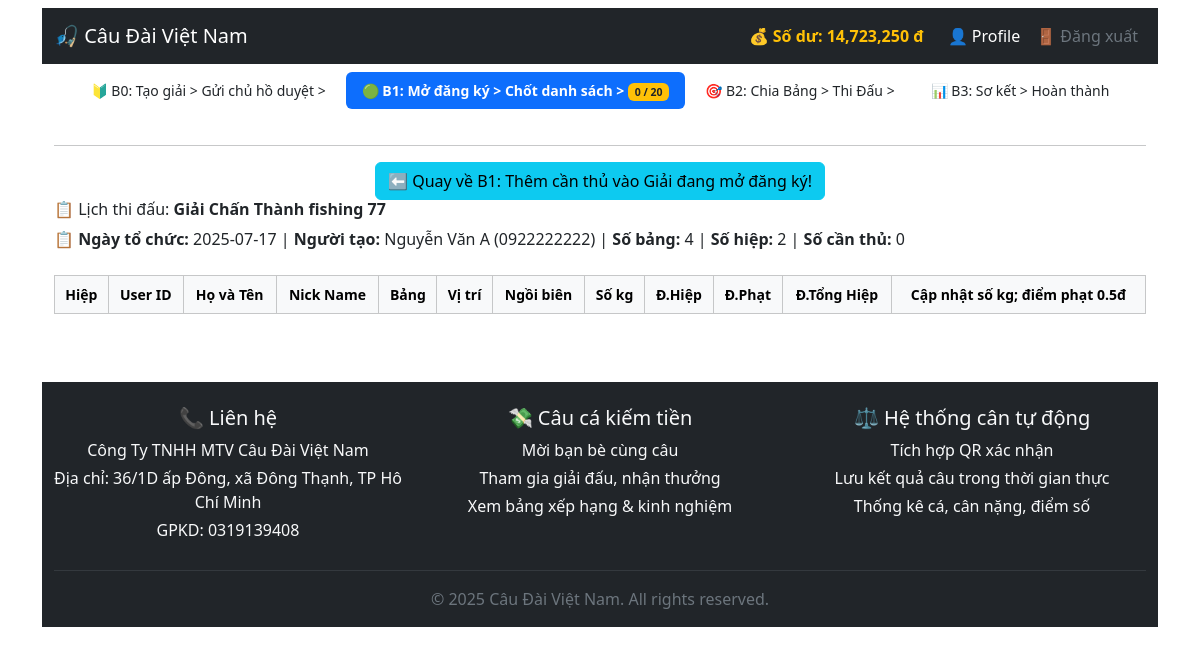
Screenshot of /cauca/canthu/mygiai/my_giai_detail_step_2.php?id=9 (signed in) with the database file from the repository.
### tables this page shows
CREATE TABLE `users` (
  `id` int NOT NULL,
  `user_code` varchar(40) DEFAULT NULL,
  `phone` varchar(12) DEFAULT NULL,
  `password` varchar(255) NOT NULL,
  `nickname` varchar(30) DEFAULT 'Nick name...',
  `email` varchar(100) DEFAULT 'Email...',
  `vai_tro` enum('admin','moderator','canthu','chuho','guest') NOT NULL DEFAULT 'canthu',
  `full_name` varchar(100) DEFAULT 'Họ và Tên...',
  `bank_account` varchar(50) DEFAULT 'Số tài khoản...',
  `bank_info` enum('970436-Vietcombank','970415-VietinBank','970418-BIDV','970405-Agribank','970407-Techcombank','970422-MBbank','970423-TPBank','970403-Sacombank','970432-VPBank','970416-ACB') DEFAULT NULL,
  `qr_image_path` varchar(255) DEFAULT NULL,
  `CCCD_number` varchar(20) DEFAULT 'Số CCCD...',
  `balance` decimal(12,2) DEFAULT '100000.00',
  `balance_ref` decimal(12,2) DEFAULT '50000.00',
  `ref_code` varchar(20) DEFAULT '0935192079',
  `user_exp` int DEFAULT '10',
  `cnt_ho` int NOT NULL DEFAULT '0',
  `cnt_xa` int NOT NULL DEFAULT '0',
  `cnt_giai` int NOT NULL DEFAULT '0',
  `cnt_game` int NOT NULL DEFAULT '0',
  `user_lever` int DEFAULT '1',
  `user_note` varchar(200) DEFAULT 'Ghi chú user...',
  `review_status` enum('yes','no') DEFAULT 'yes',
  `created_at` datetime DEFAULT CURRENT_TIMESTAMP,
  `status` enum('Chưa xác minh','Đã xác minh','Tạm dừng','banned') NOT NULL DEFAULT 'Chưa xác minh'
);

CREATE TABLE `giai_list` (
  `id` int NOT NULL,
  `giai_code` varchar(40) DEFAULT NULL,
  `ho_cau_id` int NOT NULL,
  `chuho_id` int DEFAULT NULL,
  `creator_id` int NOT NULL,
  `hinh_thuc_id` int NOT NULL,
  `ten_giai` varchar(255) NOT NULL,
  `so_luong_can_thu` int NOT NULL,
  `so_bang` int DEFAULT '0',
  `so_hiep` int DEFAULT '1',
  `thoi_luong_phut_hiep` int DEFAULT '60',
  `ngay_to_chuc` date NOT NULL,
  `gio_bat_dau` time NOT NULL,
  `thoi_gian_dong_dang_ky` datetime NOT NULL,
  `tien_cuoc` int DEFAULT '0',
  `phi_giai` int DEFAULT '0',
  `phi_ho` int DEFAULT '0',
  `luat_choi` text,
  `status` enum('dang_cho_xac_nhan','dang_mo_dang_ky','chot_xong_danh_sach','dang_dau_hiep_1','dang_dau_hiep_2','dang_dau_hiep_3','dang_dau_hiep_4','so_ket_giai','hoan_tat_giai','huy_giai','chuyen_chu_ho_duyet','dang_dau_hiep_5','dang_dau_hiep_6','') DEFAULT 'dang_cho_xac_nhan',
  `created_at` timestamp NULL DEFAULT CURRENT_TIMESTAMP,
  `min_user_exp` int DEFAULT '0',
  `min_user_level` int DEFAULT '0',
  `quy_tac_xoay_tu_chon` varchar(2000) DEFAULT '0' COMMENT 'Lưu JSON xoay bảng tùy chỉnh nếu chọn custom'
);

### cauca/canthu/mygiai/my_giai_detail_step_2.php (the view, shortened to what this page needs)
<?php
require_once '../../../connect.php';
require_once '../../../includes/header.php';
$giai_id = isset($_GET['id']) ? (int)$_GET['id'] : 0;
$stmt = $pdo->prepare("SELECT g.*, u.full_name, u.phone FROM giai_list g JOIN users u ON g.creator_id = u.id WHERE g.id = ?");
$stmt->execute([$giai_id]);
$giai = $stmt->fetch();
$stmt = $pdo->prepare("SELECT COUNT(DISTINCT user_id) FROM giai_schedule WHERE giai_id = ?");
$stmt->execute([$giai_id]);
$so_can_thu = $stmt->fetchColumn();
?>
<html>
<head>
	<link href="https://cdn.jsdelivr.net/npm/bootstrap@5.3.2/dist/css/bootstrap.min.css" rel="stylesheet">
</head>
<body class="container mt-2">
	<div class="d-flex justify-content-center mt-2"> <?php include '../../../includes/giai_menu_status.php'; ?></div>
	<div class="container py-1">
		<hr>
		<?php if (in_array($giai['status'], ['dang_mo_dang_ky'])): ?>
			<div class="d-flex justify-content-center gap-3 mt-2">
				<a href="my_giai_detail_step_1.php?id=<?= $giai_id ?>" class="btn btn-info">
					⬅️ Quay về B1: Thêm cần thủ vào Giải đang mở đăng ký!
				</a>
			</div>
		<?php endif; ?>
		<?php
		$an_update = in_array($giai['status'], ['hoan_tat_giai']);
		?>
		<h6 class="mt-0">📋 Lịch thi đấu: <strong><?= htmlspecialchars($giai['ten_giai']) ?></strong></h6>
		<p>📋
			<strong>Ngày tổ chức:</strong> <?= $giai['ngay_to_chuc'] ?> |
			<strong>Người tạo:</strong> <?= htmlspecialchars($giai['full_name']) ?> (<?= $giai['phone'] ?>) |
			<strong>Số bảng:</strong> <?= $giai['so_bang'] ?> |
			<strong>Số hiệp:</strong> <?= $giai['so_hiep'] ?> |
			<strong>Số cần thủ:</strong> <?= $so_can_thu ?>
		</p>
		<div class="table-responsive mt-2">
			<table class="table table-bordered">
				<thead class="table-light">
					<tr>
						<th>Hiệp</th>
						<th>User ID</th>
						<th>Họ và Tên</th>
						<th>Nick Name</th>
						<th>Bảng</th>
						<th>Vị trí</th>
						<th>Ngồi biên</th>
						<th>Số kg</th>
						<th>Đ.Hiệp</th>
						<th>Đ.Phạt</th>
						<th>Đ.Tổng Hiệp</th>
						<?php if (!$an_update): ?>
							<th>Cập nhật số kg; điểm phạt 0.5đ</th>
						<?php endif; ?>
					</tr>
				</thead>
			</table>
		</div>
	</div>
</body>
</html>
<?php require_once '../../../includes/footer.php'; ?>

### includes/header.php (shortened to what this page needs)
<?php
require_once __DIR__ . '/../connect.php';
$user = $_SESSION['user'] ?? null;
$isLoggedIn = $user !== null;
$vai_tro = $user['vai_tro'] ?? null;
$user_id = $user['id'] ?? null;
?>
<!DOCTYPE html>
<html lang="vi">
<head>
<link href="https://cdn.jsdelivr.net/npm/bootstrap@5.3.3/dist/css/bootstrap.min.css" rel="stylesheet">
</head>
<body>
<nav class="navbar navbar-expand-lg navbar-dark bg-dark">
    <div class="container-fluid">
<a class="navbar-brand" href="/index.php">🎣 Câu Đài Việt Nam</a>
        <div class="collapse navbar-collapse" id="navbarNav">
            <?php if ($isLoggedIn && in_array($vai_tro, ['canthu', 'chuho'])): ?>
                <?php
                    $stmt = $pdo->prepare("SELECT balance FROM users WHERE id = :id");
                    $stmt->execute(['id' => $user_id]);
                    $u = $stmt->fetch(PDO::FETCH_ASSOC);
                    $so_du = isset($u['balance']) ? (float)$u['balance'] : 0;
                    $balance_link = ($vai_tro === 'canthu')
                        ? '/cauca/canthu/balance.php'
                        : '/cauca/chuho/balance.php';
                ?>
                <div class="me-3 text-white">
                    <a href="<?= $balance_link ?>" class="text-decoration-none text-warning fw-bold">
                        💰 Số dư: <?= number_format($so_du) ?> đ
                    </a>
                </div>
            <?php endif; ?>
<ul class="navbar-nav">
    <?php if ($isLoggedIn): ?>
        <li class="nav-item">
            <?php
                $profile_link = '/';
                if ($vai_tro === 'canthu') {
                    $profile_link = '/cauca/canthu/profile.php';
                } elseif ($vai_tro === 'chuho') {
                    $profile_link = '/cauca/chuho/profile.php';
                }
            ?>
            <a class="nav-link text-white" href="<?= $profile_link ?>">👤 Profile</a>
        </li>
        <li class="nav-item">
            <a class="nav-link text-secondary" href="/auth/logout.php">🚪 Đăng xuất</a>
        </li>
    <?php else: ?>
        <li class="nav-item"><a class="nav-link" href="/auth/login.php">Đăng nhập</a></li>
    <?php endif; ?>
</ul>
        </div>
    </div>
</nav>

### includes/giai_menu_status.php (shortened to what this page needs)
<?php
$giai_id = $giai['id'];
$current_status = $giai['status'] ?? '';
$so_luong_can_thu = (int)($giai['so_luong_can_thu'] ?? 0);
$stmt = $pdo->prepare("SELECT COUNT(*) FROM giai_user WHERE giai_id = ?");
$stmt->execute([$giai_id]);
$so_can_thu_dk = (int) $stmt->fetchColumn();
switch ($giai['so_hiep']) {
  case 2:
	$link_step2 = "my_giai_detail_step_2.php?id={$giai_id}";
	$link_step3 = "my_giai_detail_step_3.php?id={$giai_id}";
    break;
}
function activeClass($statusKeys, $current) {
    if (is_array($statusKeys)) {
        return in_array($current, $statusKeys) ? 'active fw-bold text-white bg-primary' : 'text-dark';
    } else {
        return $statusKeys === $current ? 'active fw-bold text-white bg-primary' : 'text-dark';
    }
}
?>
<ul class="nav nav-pills mb-3 gap-1 flex-wrap" style="font-size: 14px;">
  <li class="nav-item" title="Bước đầu: Tạo giải và nhập thông tin">
    <a class="nav-link <?= activeClass(['dang_cho_xac_nhan', 'chuyen_chu_ho_duyet'], $current_status) ?>"
       href="my_giai_detail.php?id=<?= $giai_id ?>">
      🔰 B0: Tạo giải > Gửi chủ hồ duyệt >
    </a>
  </li>
  <li class="nav-item" title="Bước 1: Đăng ký và chốt danh sách">
    <a class="nav-link <?= activeClass(['dang_mo_dang_ky'], $current_status) ?>" href="my_giai_detail_step_1.php?id=<?= $giai_id ?>">
      🟢 B1: Mở đăng ký > Chốt danh sách >
      <span class="badge bg-warning text-dark"><?= $so_can_thu_dk ?> / <?= $so_luong_can_thu ?></span>
    </a>
  </li>
    <li class="nav-item" title="Bước 2: Thi đấu và thêm, sửa điểm">
    <a class="nav-link <?= activeClass(['chot_xong_danh_sach', 'dang_dau_hiep_1', 'dang_dau_hiep_2', 'dang_dau_hiep_3', 'dang_dau_hiep_4'], $current_status) ?>"
		href=<?= $link_step2 ?>>
		🎯 B2: Chia Bảng > Thi Đấu >
    </a>
	</li>
  <li class="nav-item" title="Bước 3: Hoàn thành và Bảo lưu kết quả">
  		<a class="nav-link <?= activeClass(['so_ket_giai','hoan_tat_giai'], $current_status) ?>"
			href=<?= $link_step3 ?>>
			📊 B3: Sơ kết > Hoàn thành
		</a>
  </li>
</ul>

### cauca/canthu/mygiai/my_giai_detail_step_2.php (style rules this page uses)
table th, table td { text-align: center; vertical-align: middle; font-size: 14px; }

### rows the page displays
users: balance "14,723,250"
giai_list: so_luong_can_thu "20", ten_giai "Giải Chấn Thành fishing 77", ngay_to_chuc "2025-07-17", creator.full_name "Nguyễn Văn A", creator.phone "0922222222", so_bang "4", so_hiep "2"

### other values shown
$so_can_thu_dk "0"
$so_can_thu "0"
